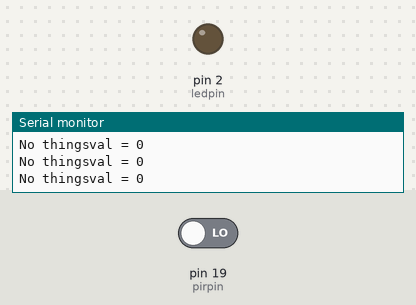
A sketch run on a simulated Arduino Uno, built with avr-gcc and run on an emulated ATmega328P. On the bench: output pins drawn as LEDs (lit = HIGH), the last lines printed to the serial monitor. Inputs (shaded band) come from the test bench; at power-on: pin 19 (pirpin) LOW.

Above: at 1.2 s.
1.3 s: pin 19 (pirpin) driven HIGH
At 2.2 s:
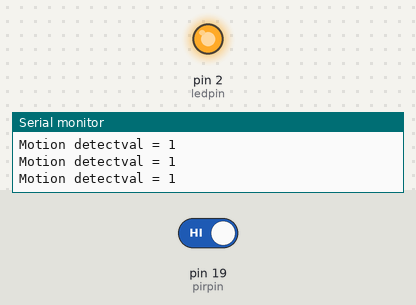
2.8 s: pin 19 (pirpin) driven LOW
At 3.5 s:
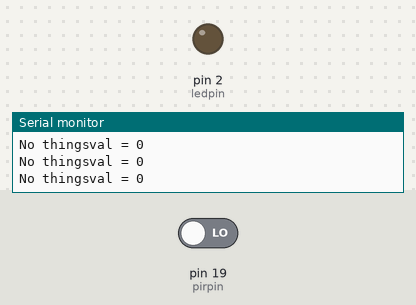
Timing chart, 0 to 5.8 s (numbered marks = the images above; inputs shaded):
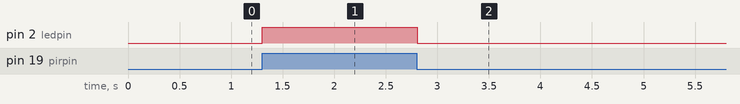

Measured:
- after the input at 1.3 s, pin 2 (ledpin): LOW → HIGH at once
- after the input at 2.8 s, pin 2 (ledpin): HIGH → LOW at once

The sketch:

pir_serialprint.ino
```cpp
#define ledpin 2
#define pirpin 19
int val = 0;
void setup() {
  pinMode(ledpin, OUTPUT);
  pinMode(pirpin, INPUT);

  digitalWrite(ledpin, HIGH);
  Serial.begin(9600);
}

void loop() {
  val = digitalRead(pirpin);
  Serial.print("val = ");
  Serial.println(val);
  if (val == 1) {
    digitalWrite(ledpin, HIGH);
    Serial.print("Motion detect");
  }
  else {
    digitalWrite(ledpin, LOW);
    Serial.print("No things");
  }
  delay(100);
}
```
